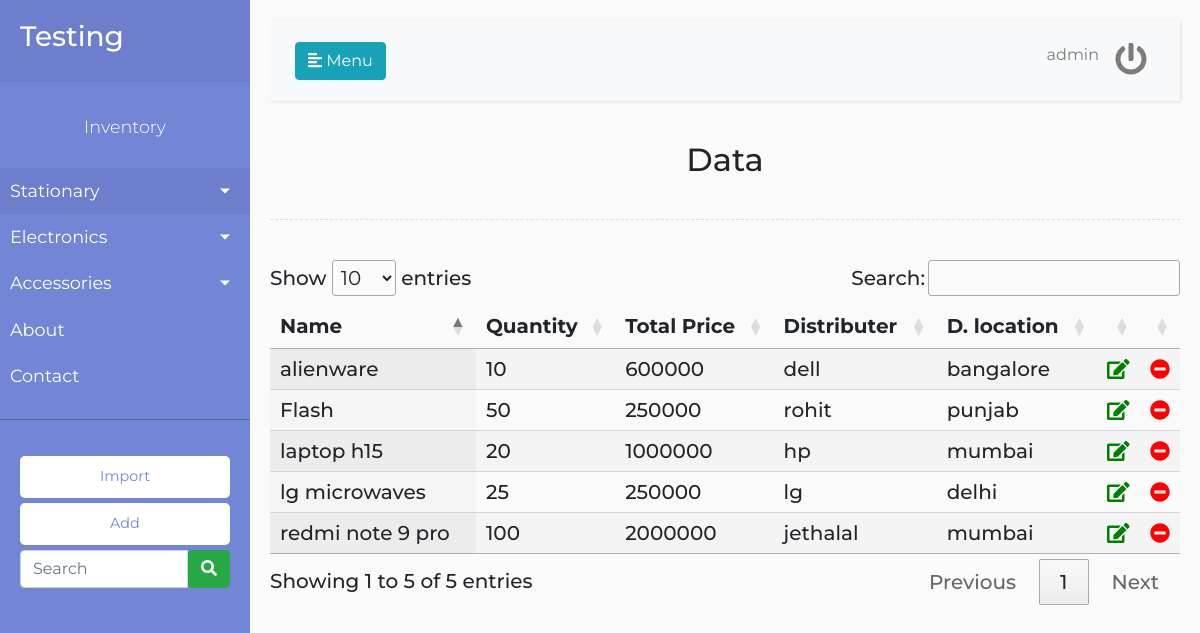
The app's page /electronics/Laptops (signed in) with its own data.
### web/models.py (models this page shows, shortened)
class InData(models.Model):
    category = models.CharField(max_length=50, blank=True)
    name = models.CharField(max_length=50)
    priceperpiece = models.CharField(max_length=50)
    totalprice = models.CharField(max_length=50, blank=True)
    qty = models.CharField(max_length=50)
    dname = models.CharField(max_length=50)
    dloc = models.CharField(max_length=50)
    created_at = models.DateTimeField(auto_now_add=True, null=True)
    updated_at = models.DateTimeField(auto_now=True)

### web/views.py (the view)
# urls.py: path('electronics/<str:option>', views.electronics),
def electronics(request, option):
    if request.user.is_anonymous:
        return redirect('/')
    username=request.user.username
    data = InData.objects.filter(category='ele')
    if option =="Mobiles":
        context  ={"choice":option, "data": data, "username": username}
    elif option =="Microwaves":
        context  ={"choice":option, "data": data, "username": username}
    elif option =="Laptops":
        context  ={"":option, "data": data, "username": username}
    elif option =="Desktops":
        context  ={"choice":option, "data": data, "username": username}
    else:
        context = {"choice": "Coming Soon", "data": data, "username": username}
    return render(request,'home.html',context)

### templates/home.html (shortened to what this page needs)
{% extends "base.html" %}
{% block homeheading %} Data{% endblock %}
{% block datatable %}
    <table id="results" class="display" style="width:100%">
        <thead>
            <tr>
                <th>Name</th>
                <th>Quantity</th>
                <th>Total Price</th>
                <th>Distributer</th>
                <th>D. location</th>
                <th></th>
                <th></th>
            </tr>
        </thead>
        <tbody>
            {% for value in data %}
                <tr>
                    <td>{{value.name}}</td>
                    <td>{{value.qty}}</td>
                    <td>{{value.totalprice}}</td>
                    <td>{{value.dname}}</td>
                    <td>{{value.dloc}}</td>
                    <td><i class="fas fa-edit" style="color:green"></i></td>
                    <td><a href="/delete/{{value.name}}"><i class="fas fa-minus-circle" style="color:red"></i></td>
                </tr>
            {% endfor %}
        </tbody>
    </table>
{% endblock %}

### templates/base.html (shortened to what this page needs)
{% load static %}
<!DOCTYPE html>
<html lang="en">
    <head>
        <link rel="stylesheet" href="https://stackpath.bootstrapcdn.com/bootstrap/4.5.2/css/bootstrap.min.css">
        <link rel="stylesheet" href="https://cdn.datatables.net/1.10.22/css/jquery.dataTables.min.css">
        <link rel="stylesheet" href="https://cdn.datatables.net/buttons/1.6.4/css/buttons.dataTables.min.css">
        <link href="{% static 'style.css' %}" rel="stylesheet" />
    </head>
    <body>
        <div class="wrapper">
            <nav id="sidebar">
                <div class="sidebar-header">
                    <h3><a href="/home">Testing</a></h3>
                </div>
                <ul class="list-unstyled components">
                    <p class="text-center">Inventory</p>
                    <li class="active">
                        <a href="#homeSubmenu" data-toggle="collapse" aria-expanded="false" class="dropdown-toggle">Stationary</a>
                    </li>
                    <li>
                        <a href="#electronics" data-toggle="collapse" aria-expanded="false" class="dropdown-toggle">Electronics</a>
                    </li>
                    <li>
                        <a href="#accessories" data-toggle="collapse" aria-expanded="false" class="dropdown-toggle">Accessories</a>
                    </li>
                    <li>
                        <a href="/about">About</a>
                    </li>
                    <li>
                        <a href="/contact">Contact</a>
                    </li>
                </ul>
                <ul class="list-unstyled CTAs">
                    <li>
                        <a href="https://bootstrapious.com/tutorial/files/sidebar.zip" class="download">Import</a>
                    </li>
                    <li>
                        <a href="/add" class="download">Add </a>
                    </li>
                    <li>
                        <form class="navbar-form" role="search">
                            <div class="input-group add-on">
                            <input class="form-control" placeholder="Search" name="srch-term" id="srch-term" type="text">
                            <div class="input-group-btn">
                                <button class="btn btn-success" type="submit" ><i class="fas fa-search" ></i></button>
                            </div>
                            </div>
                        </form>
                    </li>
                </ul>
            </nav>
            <div id="content">
                <nav class="navbar navbar-expand-lg navbar-light bg-light">
                    <div class="container-fluid">
                        <button type="button" id="sidebarCollapse" class="btn btn-info">
                            <i class="fas fa-align-left"></i>
                            <span>Menu</span>
                        </button>
                        <div class="collapse navbar-collapse" id="navbarSupportedContent">
                            <ul class="nav navbar-nav ml-auto">
                                <li class="nav-item">
                                    <a class="nav-link">{{username}}</a>
                                </li>
                                <li class="nav-item">
                                    <a class="nav-link" href="/logout"><i class="fas fa-power-off fa-2x"></i></a>
                                </li>
                            </ul>
                        </div>
                    </div>
                </nav>
                <h2 class="text-center"> {% block homeheading %} {% endblock %} </h2>
                <div class="line"></div>
                <h5>{% block datatable %} {% endblock %}</h5>
            </div>
        </div>
    </body>
</html>

### static/style.css (style rules this page uses)
body { font-family: 'Montserrat', sans-serif; background: #fafafa; }
p { font-size: 1.1em; font-weight: 300; line-height: 1.7em; color: #999; }
a, a:hover, a:focus { color: inherit; text-decoration: none; transition: all 0.3s; }
.navbar { padding: 15px 10px; background: #fff; border: none; border-radius: 0; margin-bottom: 40px; box-shadow: 1px 1px 3px rgba(0, 0, 0, 0.1); }
.line { width: 100%; height: 1px; border-bottom: 1px dashed #ddd; margin: 40px 0; }
.wrapper { display: flex; width: 100%; align-items: stretch; }
#sidebar { min-width: 250px; max-width: 250px; background: #7386D5; color: #fff; transition: all 0.3s; }
#sidebar .sidebar-header { padding: 20px; background: #6d7fcc; }
#sidebar ul.components { padding: 20px 0; border-bottom: 1px solid #47748b; }
#sidebar ul p { color: #fff; padding: 10px; }
#sidebar ul li a { padding: 10px; font-size: 1.1em; display: block; }
#sidebar ul li.active>a, a[aria-expanded="true"] { color: #fff; background: #6d7fcc; }
a[data-toggle="collapse"] { position: relative; }
.dropdown-toggle::after { display: block; position: absolute; top: 50%; right: 20px; transform: translateY(-50%); }
ul.CTAs { padding: 20px; }
ul.CTAs a { text-align: center; font-size: 0.9em !important; display: block; border-radius: 5px; margin-bottom: 5px; }
a.download { background: #fff; color: #7386D5; }
#content { width: 100%; padding: 20px; min-height: 100vh; transition: all 0.3s; }

### records on screen
InData: name "Flash", qty "50", totalprice "250000", dname "rohit", dloc "punjab"
InData: name "redmi note 9 pro", qty "100", totalprice "2000000", dname "jethalal", dloc "mumbai"
InData: name "laptop h15", qty "20", totalprice "1000000", dname "hp", dloc "mumbai"
InData: name "lg microwaves", qty "25", totalprice "250000", dname "lg", dloc "delhi"
InData: name "alienware", qty "10", totalprice "600000", dname "dell", dloc "bangalore"

### other values on screen
{{ username }} "admin"
